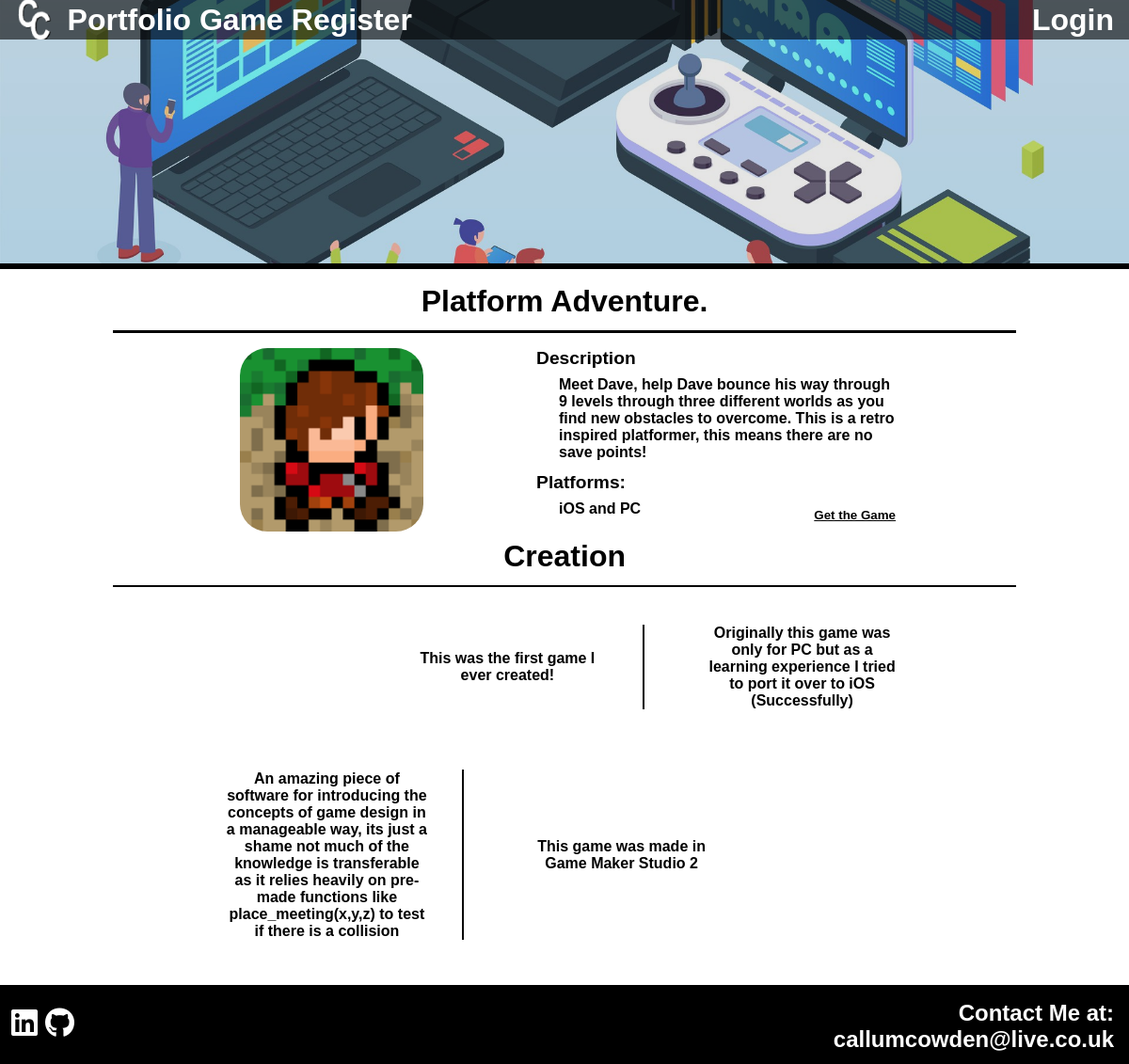
The app's page /components/single.php?id=1 with its own data.
### tables this page shows
CREATE TABLE `games` (
  `id` int(11) NOT NULL,
  `title` varchar(60) NOT NULL,
  `descr` text NOT NULL,
  `image` varchar(100) NOT NULL,
  `platform` varchar(100) NOT NULL,
  `link` varchar(100) NOT NULL
);

CREATE TABLE `creation` (
  `id` int(11) NOT NULL,
  `small-1` varchar(400) NOT NULL,
  `text-1` text NOT NULL,
  `small-2` varchar(400) NOT NULL,
  `text-2` text NOT NULL
);

### process/stat_functions.php (called while the page is built, shortened)
<?php require_once 'connections.php';
function checkRows(int $ID) {
    $conn = connect("statistics");
    $result = mysqli_query($conn, "SELECT * FROM views WHERE id=$ID");
    $row = mysqli_fetch_array($result);
};
function addViews() {
    $conn = connect("statistics");
    $check_query = "SELECT * FROM views";
    $result = mysqli_query($conn, $check_query);
    if (mysqli_num_rows($result) > 0) {
        $ID = (isset($_GET['id']) && is_numeric($_GET['id'])) ? $_GET['id'] : 0;
        checkRows((int)$ID);
    } else {
        checkRows((isset($_GET['id']) && is_numeric($_GET['id'])) ? $_GET['id'] : 0);
    };
}
?>

### process/functions.php (called while the page is built, shortened)
<?php require_once 'connections.php';
function update_get(){
    if (isset($_GET['id']) && is_numeric($_GET['id'])) {
        $conn = connect("game_data");
        $id = $_GET['id'];
        $get_id = mysqli_query($conn, "SELECT * FROM games WHERE id='$id'");
        if (mysqli_num_rows($get_id)===1) {
            return(mysqli_fetch_assoc($get_id));
        }
    }
};
function creation_get(){
    if (isset($_GET['id']) && is_numeric($_GET['id'])) {
        $conn = connect("game_data");
        $id = $_GET['id'];
        $get_id = mysqli_query($conn, "SELECT * FROM creation WHERE id='$id'");
        if (mysqli_num_rows($get_id)===1) {
            return(mysqli_fetch_assoc($get_id));
        } else {
            $test['small-1'] = "This game has no creation data";
            $test['small-2'] = "Consult an admin and they will rectify this issue.";
            $test['text-1'] = "This data must be entered manually";
            $test['text-2'] = "I have not got round to the creation data insert form but I fully plan on doing so";
            return $test;
        }
    }
};
?>

### components/single.php (the view, shortened to what this page needs)
  <?php
  require_once '../process/stat_functions.php';
  require_once '../process/functions.php';
  include ('header.php');
$row = update_get();
$creation = creation_get();
addViews();
?>
  <link rel='stylesheet' href='../css/single.css'>
  <div class="content">
      <h3 class='text'><?php echo $row['title']; ?>.</h3>
      <div class="seperator"></div>
      <div class="single-container">
          <img class="single-img" src=<?php echo "../img/game_logo/".$row['image']; ?>></img>
          <div>
              <h4 class='single-head' style="font-size:1.2rem;">Description</h4>
              <p class="single-desc"><?php echo htmlspecialchars_decode($row['descr']);?></p>
              <div class="single-grid">
                  <h4 class='single-head' style="font-size:1.2rem;">Platforms:</h4>
                  <p class="single-desc"><?php echo htmlspecialchars_decode($row['platform']);?></p>
                  <small class="single-text-dark"><a class="a-reset" href=<?php echo "//".$row['link'];?>>Get the
                          Game</a></small>
              </div>
          </div>
      </div>
      <h3 class='text'>Creation</h3>
      <div class="seperator"></div>
      <div class='text-box'>
          <p class="text s center"><?php echo $creation['small-1']; ?></p>
          <div class='seperator-h'></div>
          <p class="text s"><?php echo $creation['text-1']; ?></p>
      </div>
      <div class='text-box'>
          <p class="text s"><?php echo $creation['text-2']; ?></p>
          <div class='seperator-h'></div>
          <p class="text s center"><?php echo $creation['small-2']; ?></p>
      </div>
  </div>
  <?php
include ('footer.php');
?>

### css/shared.css (style rules this page uses)
.content { background: white; height: max-content; padding-bottom: 2vh; }
.text { font-size: 2rem; text-align: center; color: black; font-weight: bold; margin: 0.1px; width: 100%; }
.seperator-h { background: #000; width: 0.3vh; min-width: 0.2vw; margin-left: 3vw; margin-right: 5vw; }
.text-box { width: 60%; padding: 4vh 0; height: fit-content; margin: 0 20%; display: flex; }

### css/header.css (style rules this page uses)
.seperator { background: #000; height: 0.3vh; margin: 1.5vh 10vw; margin-bottom: 1vh; }

### css/single.css (style rules this page uses)
.single-container { display: grid; grid-template-columns: 50% 50%; padding: 1vh 15%; padding-right: 20%; }
.single-desc { margin: 0; padding: 1vh 1vh; color: black; padding-left: 2vw; padding-bottom: 1.5vh; grid-area: D; justify-self: start; grid-area: T; }
.single-img { border-radius: 15%; width: 50%; margin-right: 10vw; justify-self: end; }
.single-text-dark { padding: 0.9vh 0; padding-right: 1vh; text-decoration: underline; color: black; margin-top: auto; order: 2; grid-area: G; text-align: end; }
.single-grid { display: grid; grid-template-columns: 50% 50%; grid-template-areas: "P P" "T G"; }
.single-head { font-size: 1.2rem; color: black; font-weight: bold; margin: 0.1px; grid-area: P; }
.s { font-size: 1rem; }
.center { margin-top: auto; margin-bottom: auto; }

### records on screen
games: title "Platform Adventure", image (picture), descr "Meet Dave, help Dave bounce his way through 9 levels through three different worlds as you find new obstacles to overcome. This is a retro inspired platformer, this means there are no save points!", platform "iOS and PC"
creation: value "This was the first game I ever created!", value "Originally this game was only for PC but as a learning experience I tried to port it over to iOS (Successfully)", value "An amazing piece of software for introducing the concepts of game design in a manageable way, its just a shame not much of the knowledge is transferable as it relies heavily on pre-made functions like place_meeting(x,y,z) to test if there is a collision", value "This game was made in Game Maker Studio 2"
